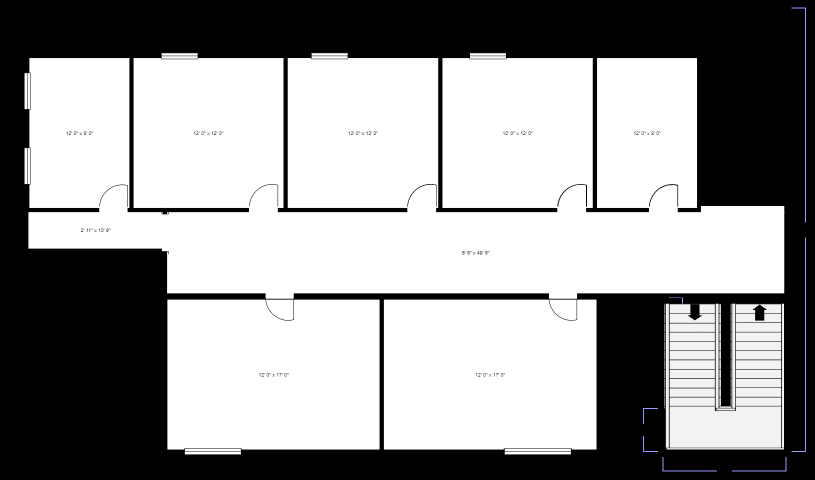
#> input picture images/dept.jpg, 1629 x 960 px (shown at 1/2 size)
$ python createPath.py
#> lines starting #> are read from the running program, lines starting #| are printed output that depends on the picture; after the words box and inside, x2 and y2 are one past the last pixel; in counts of white or black regions, pixels touching at a corner belong together
### pathsolver.py
import numpy as np
import heapq

class solver:
    def __init__(self):
        pass

    def hue(self,a,b):
        return np.sqrt((a[0]-b[0])**2 + (a[1]-b[1])**2)

    def astar(self,start,end,grid):
        neighbours=[(0,1),(0,-1),(1,0),(-1,0),(1,1),(1,-1),(-1,1),(-1,-1)]
        heap=[]
        closed_list=set()
        gscore={start:0}
        fscore={start:self.hue(start,end)}
        parent={}
        heapq.heappush(heap,(fscore[start],start))
        while heap:
            current=heapq.heappop(heap)[1]
            closed_list.add(current)
            if current==end:
                data=[]
                while current in parent:
                    data.append(current)
                    current=parent[current]
                return data

            for i,j in neighbours:
                neighbour=current[0]+i,current[1]+j
                tgscore=gscore[current]+self.hue(current,neighbour)
                if 0<=neighbour[0]<grid.shape[0]:
                    if 0<=neighbour[1]<grid.shape[1]:
                        if grid[neighbour[0]][neighbour[1]]:
                            continue
                    else:
                        continue
                else:
                    continue
                if neighbour in closed_list and tgscore>=gscore.get(neighbour,0):
                    continue
                if tgscore<gscore.get(neighbour,0) or neighbour not in [i[1] for i in heap]:
                    parent[neighbour]=current
                    gscore[neighbour]=tgscore
                    fscore[neighbour]=tgscore+self.hue(neighbour,end)
                    heapq.heappush(heap,(fscore[neighbour],neighbour))

        return False

### createPath.py
import cv2
import json
import pandas as pd
from pathsolver import solver

f = open('Rooms.json')
#> (reads Rooms.json from the repository)
data = json.load(f)
doors = []
for i in data:
    doors.append(i)
print('doors found')
f.close()

# print(doors)

frame=cv2.imread("./images/dept.jpg")
#> frame is the input picture: shape (960, 1629, 3); mean B, G, R 152.2, 152, 152
frame1=frame=cv2.resize(frame, (800,400))
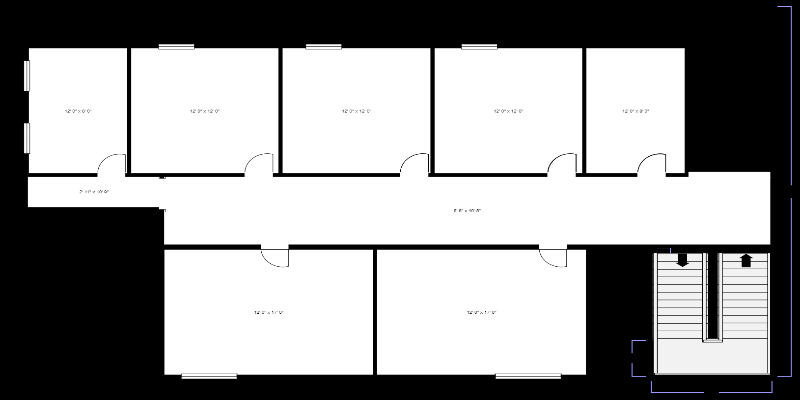
#> frame1: shape (400, 800, 3); mean B, G, R 152.1, 151.9, 151.9
frame=cv2.cvtColor(frame,cv2.COLOR_BGR2GRAY)
#> frame: shape (400, 800)
th,frame=cv2.threshold(frame,200,255,cv2.THRESH_BINARY)
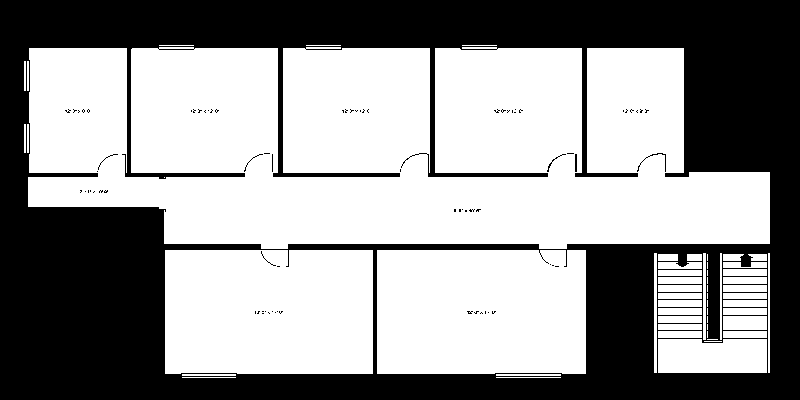
#> frame: shape (400, 800); 58.8% white; 77 black regions (71 under 20 px), largest, box (x1, y1, x2, y2) and area: (0, 0, 800, 400) 131414, (637, 153, 666, 172) 56, (575, 154, 577, 172) 36, (547, 154, 566, 172) 34, (244, 154, 263, 172) 25, (98, 154, 118, 170) 24
frame=cv2.bitwise_not(frame)

def draw_doors(doors,frame):
    for door in doors:
        print(door)
        cv2.circle(frame, (eval(door)[1],eval(door)[0]), 5, (0,0,255))

def draw_route(frame, route):
    if route == 0:
        return
    for r in route:
        frame[r[0]][r[1]] = 150
    return frame

def generatePairs(doors):
    pairs = []
    for i in range(len(doors)):
        for j in range(i+1, len(doors)):
            pairs.append([doors[i], doors[j]])
    return pairs


def generatePaths(pairs):
    solve = solver()
    paths = {}
    for pair in pairs:
        print(f"FINDING PATHS {pair}")
        path = generatePath(pair, solve)
        paths[tuple([eval(pair[0]),eval(pair[1])])] = path
    return paths

def generatePath(pair, solve):
    start = eval(pair[0])
    end = eval(pair[1])
    print('checking')

    route=solve.astar(start,end,frame)
    if route==False:
        print("No path")
        return 0
    route+=[start]
    route=route[::-1]
    return route

def createDataFrame(paths):
    source_pd = []
    dest_pd = []
    paths_pd = []
    for key in paths.keys():
        source_pd.append(key[0])
        dest_pd.append(key[1])
    for val in paths.values():
        paths_pd.append(val)

    df = {"sources": source_pd, "destinations": dest_pd, "paths": paths_pd}
    dataframe = pd.DataFrame(df, index=None)
    dataframe.to_csv('Paths.csv')
    print(dataframe)


def main():
    solve = solver()
    print("Welcome to Indoor Navigation of CSE department")
    count = 0
    print(list(data.keys()))
    current_location = None
    for i in data.keys():
        print(count, data[i])
        count+=1
    opt = int(input('Select your current location: '))
#> the answer given: 1
    current_location = list(data.keys())[opt]
    print(current_location)
    dest_location = None
    count = 0
    for i in data.keys():
        if i == opt: continue
        print(count, data[i])
        count+=1
    dest = int(input('Select your current location: '))
#> the answer given: 1
    dest_location = list(data.keys())[dest]
    print(dest_location)
    path = generatePath((current_location, dest_location), solve)
#> in generatePath, `route=solve.astar(start,end,frame)`: route = []
#> in generatePath, `route+=[start]`: route = [(176, 257)]
#> path = [(176, 257)]
    if path == 0:
        return
    draw_doors(doors,frame1)
    draw_route(frame1, path)
#> the loop in draw_route, `for r in route:` made 1 pass
#> after the loop in draw_route, `for r in route:`:
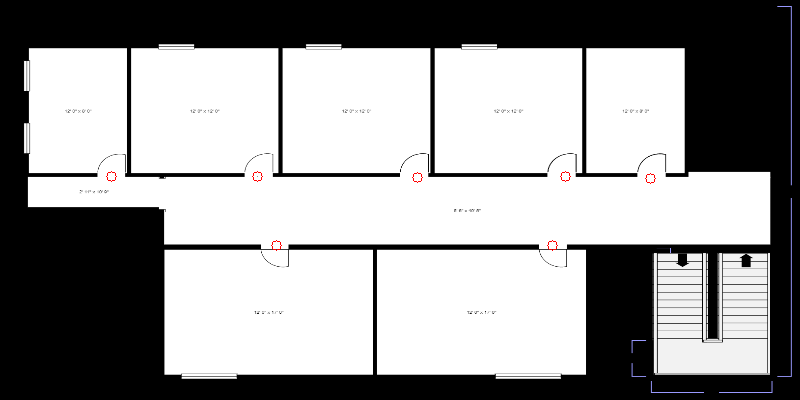
#> frame: shape (400, 800, 3); mean B, G, R 151.9, 151.8, 151.9

main()
print(doors)
#| ['(176, 111)', '(176, 257)', '(177, 417)', '(176, 565)', '(178, 650)', '(245, 276)', '(245, 552)']

# [6 lines of commented-out code are left out]


cv2.imshow( "frame", frame1)
cv2.waitKey(0)
cv2.destroyAllWindows()
